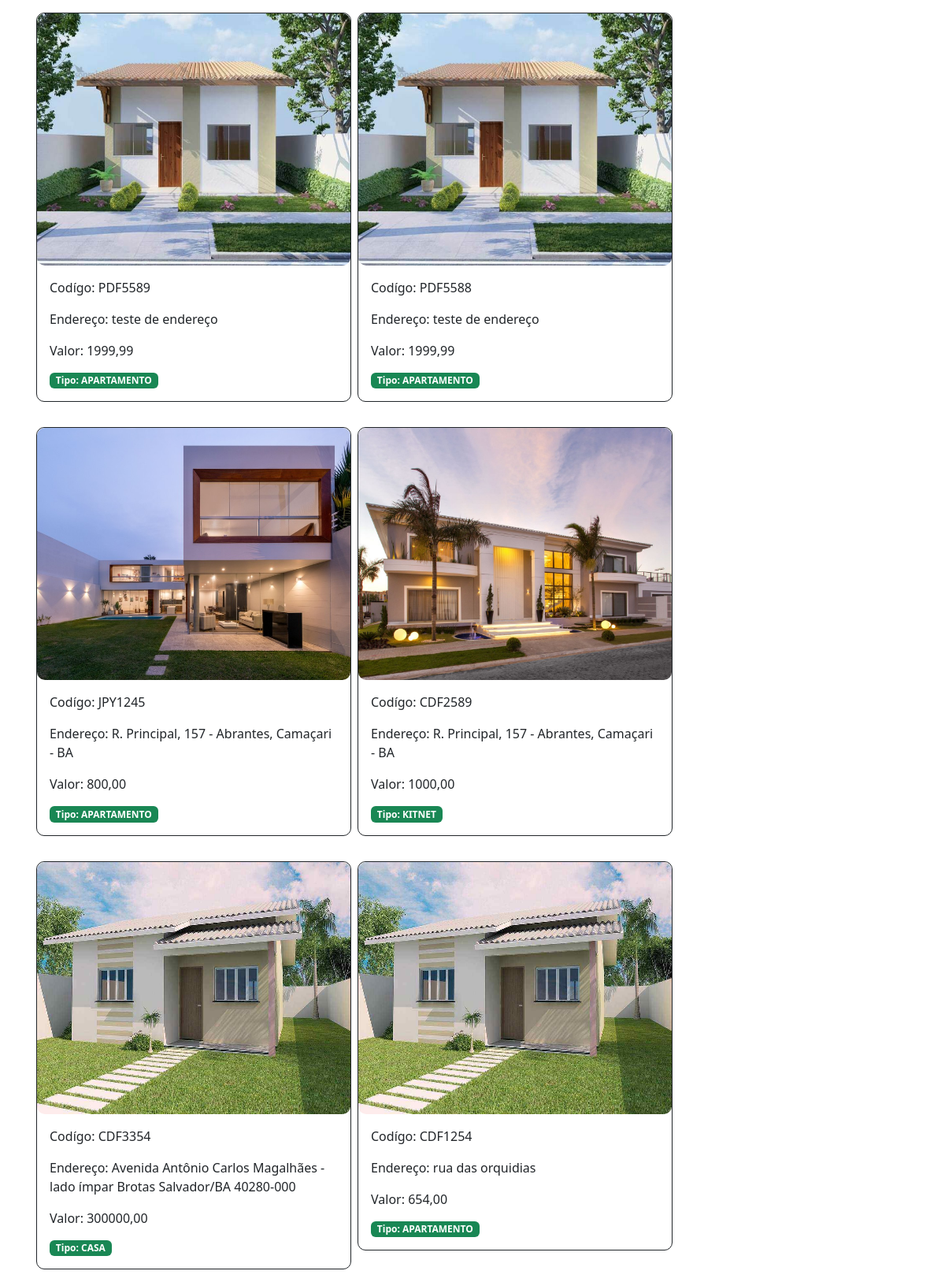
The page / on the database its author committed.
### myapp/models.py (models this page shows, shortened)
class ImmobileImage(models.Model):
    image = models.ImageField("Images", upload_to="images")
    immobile = models.ForeignKey(
        Immobile, related_name="immobile_images", on_delete=models.CASCADE
    )

class Immobile(models.Model):
    code = models.CharField(max_length=100)
    type_item = models.CharField(max_length=100, choices=TypeImmobile.choices)
    address = models.TextField()
    price = models.DecimalField(max_digits=10, decimal_places=2)
    is_locate = models.BooleanField(default=False)
    class Meta:
        verbose_name = "Imóvel"
        verbose_name_plural = "Imóveis"
        ordering = ["-id"]

### myapp/views.py (the view)
# urls.py: path("", views.list_location, name="list_location"),
def list_location(request):
    immobiles = Immobile.objects.filter(is_locate=False)
    context = {"immobiles": immobiles}
    return render(request, template_name="list-location.html", context=context)

### myapp/templates/list-location.html (shortened to what this page needs)
{% extends 'base.html' %}
{% block content %}
<div class="container">
    <div class="cards">
        {% for immobile in immobiles %}
        <div class="card-item h-100">
			 			{% for el in immobile.immobile_images.all %}
            {% if forloop.first %}
            <img src="{{el.image.url}}" class="card-image"  width="100%" height="320" alt="{{el.id}}">
            {% endif %}
            {% endfor %}
            <div class="card-body p-3">
                <p>Codígo: {{immobile.code}}</p>
                <p>Endereço: {{immobile.address}}</p>
                <p>Valor: {{immobile.price}}</p>
                <div class="d-flex justify-content-between align-items-center">
                    <div class="badge bg-success">Tipo: {{immobile.type_item}}</div>
                </div>
            </div>
        </div>
        {% endfor %}
    </div>
</div>
{% endblock %}

### base/templates/base.html (shortened to what this page needs)
{% load static %}
<!DOCTYPE html>
<html lang="en">
<head>
	<link href="https://cdn.jsdelivr.net/npm/bootstrap@5.2.3/dist/css/bootstrap.min.css" rel="stylesheet">
<link rel="stylesheet" href="{% static 'css/style.css' %}">
</head>
<body>
	{% block content %}
	{% endblock %}
</body>
</html>

### base/static/css/style.css (style rules this page uses)
.cards { display: flex; flex-wrap: wrap; align-items: stretch; }
.card-item { flex: 0 0 25rem; box-sizing: border-box; margin: 1rem 0.25em; border-radius: 10px; border: 1px solid; }
.card-image { border-radius: 10px; }

### rows shown on the page
Immobile: code "PDF5589", address "teste de endereço", price "1999,99", type_item "APARTAMENTO"
ImmobileImage: image (picture)
Immobile: code "PDF5588", address "teste de endereço", price "1999,99", type_item "APARTAMENTO"
ImmobileImage: image (picture)
Immobile: code "JPY1245", address "R. Principal, 157 - Abrantes, Camaçari - BA", price "800,00", type_item "APARTAMENTO"
ImmobileImage: image (picture)
Immobile: code "CDF2589", address "R. Principal, 157 - Abrantes, Camaçari - BA", price "1000,00", type_item "KITNET"
ImmobileImage: image (picture)
Immobile: code "CDF3354", address "Avenida Antônio Carlos Magalhães - lado ímpar Brotas Salvador/BA 40280-000", price "300000,00", type_item "CASA"
ImmobileImage: image (picture)
Immobile: code "CDF1254", address "rua das orquidias", price "654,00", type_item "APARTAMENTO"
ImmobileImage: image (picture)
